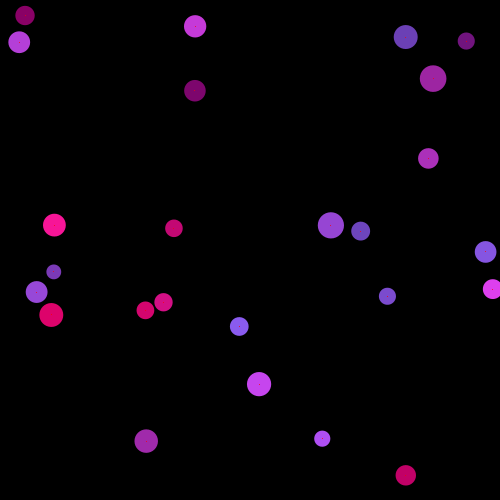
Frame 1 (no input)
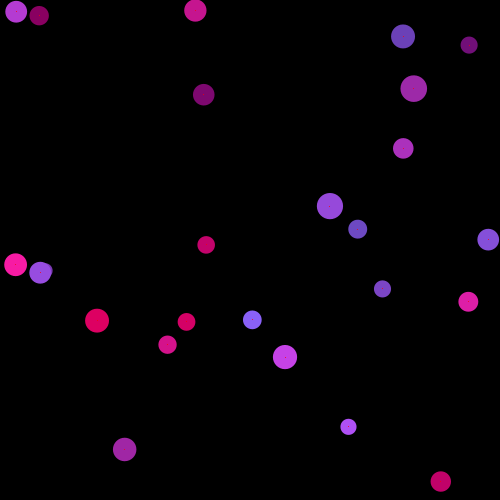
Frame 60 (the mouse pressed at the canvas centre just before this capture)
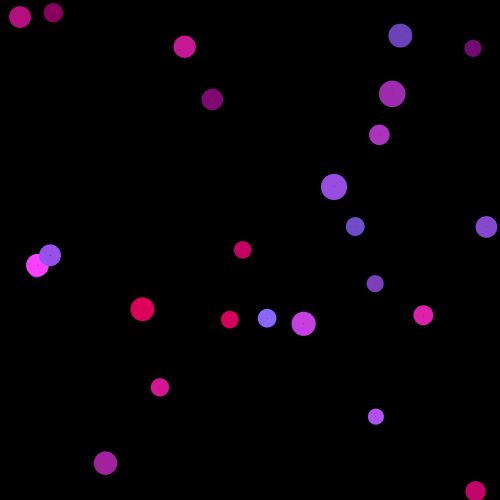
Frame 120 (the mouse held since frame 60 and released just before this capture)

The Processing sketch that drew these frames (run headless with seeded random() and noise(); from frame 60 on, the mouse is pressed at the canvas centre):

// Processing sketch: processing_154427
// ── processing_154427.pde

/*
 * Creative Coding
 * Week 5, 03 - Moving balls
 * by Indae Hwang and Jon McCormack
 * Copyright (c) 2014 Monash University
 *
 * This sketch shows the basics of classes and objects in Processing
 * It defines a class called "Ball" with member functions that move and display
 *
 */
 
// declare array of Balls
Ball theBalls[];
int numBalls = 25;
PFont tagFont;
boolean showTags, showVector;
 
void setup() {
  size(500, 500);
 
  // initialise array and fill it with balls
  theBalls = new Ball[numBalls];
  for (int i = 0; i < numBalls; ++i) {
    float ballSize = constrain(20 + (randomGaussian() * 4), 1, 100);
    theBalls[i] = new Ball(random(width), random(height), ballSize);
      //test that ball does not overlap any existing balls,
      //otherwise, reset x,y
    for(int j = 0; j< i; ++j){
      while(theBalls[i].intersect(theBalls[j])){
          theBalls[i].x = random(width);
          theBalls[i].y = random(height);
        }
    }
    theBalls[i].randomiseDirection();
  }
  background(0);
  
}
 
void draw() {
  background(0);

 for (int i = 0; i < numBalls; ++i) {
    theBalls[i].move(); 
    theBalls[i].display();  
    if(showTags)
      theBalls[i].displayTags();
    if(showVector)
      theBalls[i].displayVector();
  }

}
 
void keyPressed(){
    if (key=='t'){
      if(showTags)
        showTags=false;
      else
        showTags = true;
    }
    if(key=='v'){
       if(showVector)
        showVector=false;
      else
        showVector = true;
    }
}

/* declaration of the class "Ball"
 * Which represents the concept of a moving ball with a direction, speed
 * and rate of change in direction.
 */
class Ball {
  float x;        // x position
  float y;        // y position
  float ballSize;     // ball size
  float speed;    // how fast the ball is moving
  float direction;// direction of travel
  float omega;    // rotational speed
  // constructor: called when a new Ball is created
  // Note that the constructor is a special function that
  // does have a return type (not even a void) and can't
  // return any value
  Ball(float x_, float y_, float ballsize_) {
    // store supplied values in the instance variables
    x = x_;
    y = y_;
    ballSize = ballsize_; 
    // set speed and directions to 0
    speed = 0;
    direction = 0;
    omega = 0;
  }
    
  // randomiseDirection
  // randomise the speed and direction of the ball
  void randomiseDirection() {
    speed = random(1);
    direction = random(360);
    omega = randomGaussian() * 0.3;
  }
   
  // move method
  // moves the ball in the current direction
  void move() {
    float dx, dy;
    /*
     * direction is an angle that represents the current
     * direction of travel.
     * speed is the current speed in units/frame
     */
    dx = cos(radians(direction)) * speed;
    dy = sin(radians(direction)) * speed;
    x += dx;
    y += dy;
    direction += omega;
    checkBounds();
  }
   
  // checkBounds
  // checks that the ball is within the display window.
  // If it reaches the edge, move in the opposite direction
  void checkBounds() {
    if (x <= 0 || x >= width || y <= 0 || y >= height) {
      direction += 180;
      direction = direction % 360;
      //direction = constrain(direction, 0, 360);
    }
  }
 
  void displayVector(){
      float dx, dy;
      float vect = map(speed, 0, 1, 5, 30);
      dx = x+vect*cos(radians(direction));
      dy = y+vect*sin(radians(direction));
      line(x, y, dx, dy);
      line(dx, dy, dx + 5*cos(radians(direction)+(PI/1.2)), dy + 5*sin(radians(direction)+(PI/1.2)));
      line(dx, dy, dx + 5*cos(radians(direction)-(PI/1.2)), dy + 5*sin(radians(direction)-(PI/1.2)));
    }
 
  void displayTags(){
        text(speed, x, y);
        text(direction, x, y+15);
    }
   
  boolean intersect(Ball anotherBall) {
      return dist(x,y, anotherBall.x, anotherBall.y) < (ballSize/2 + anotherBall.ballSize/2);
  }
 

  void display() {
    noStroke();
    fill(map(speed, 0, 1, 100, 255), map(direction/(speed+1), 0, 720, 0, 255), map(direction, 0, 360, 100, 255));
    ellipse(x, y, ballSize, ballSize);
    stroke(255,0,0);
    point(x,y);
  }
}
